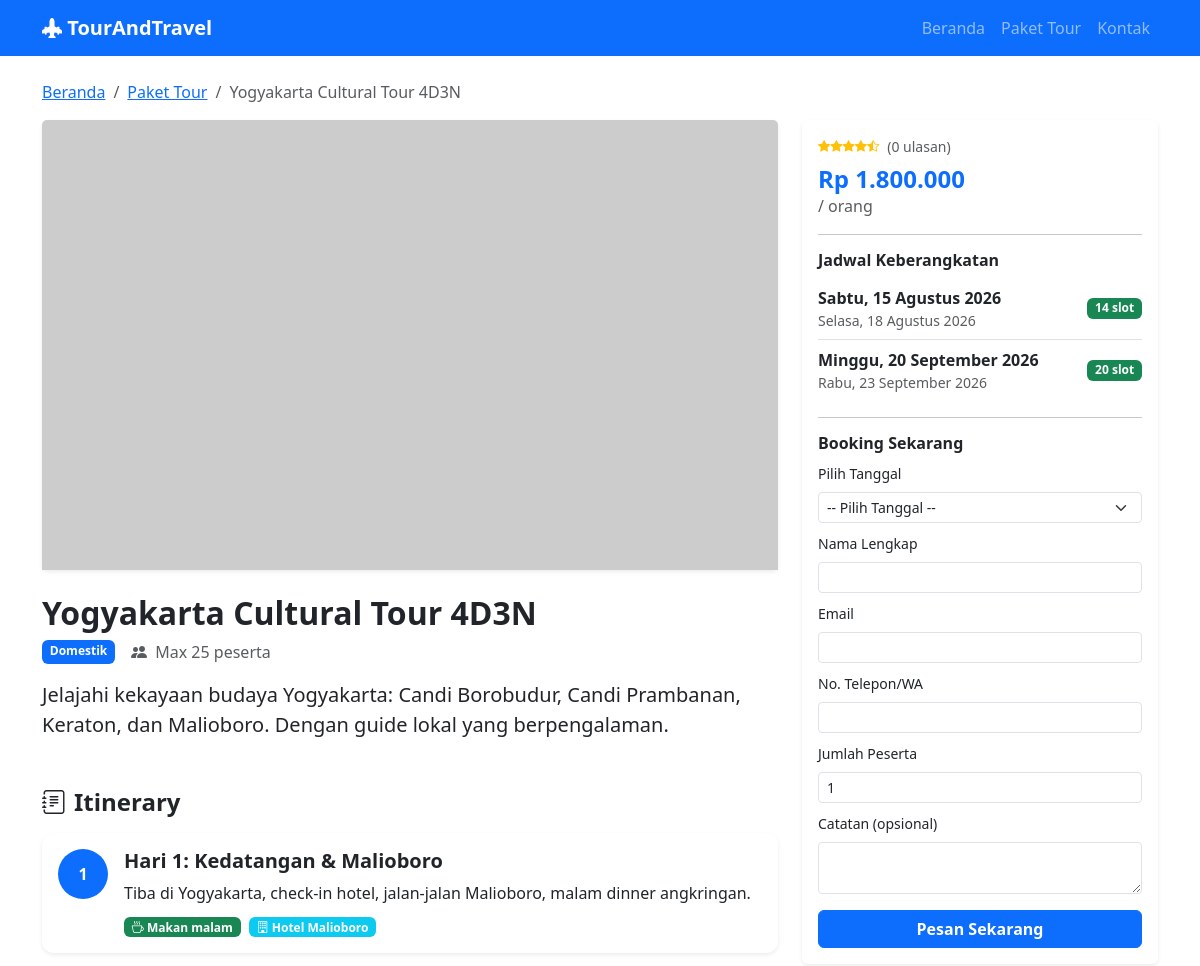
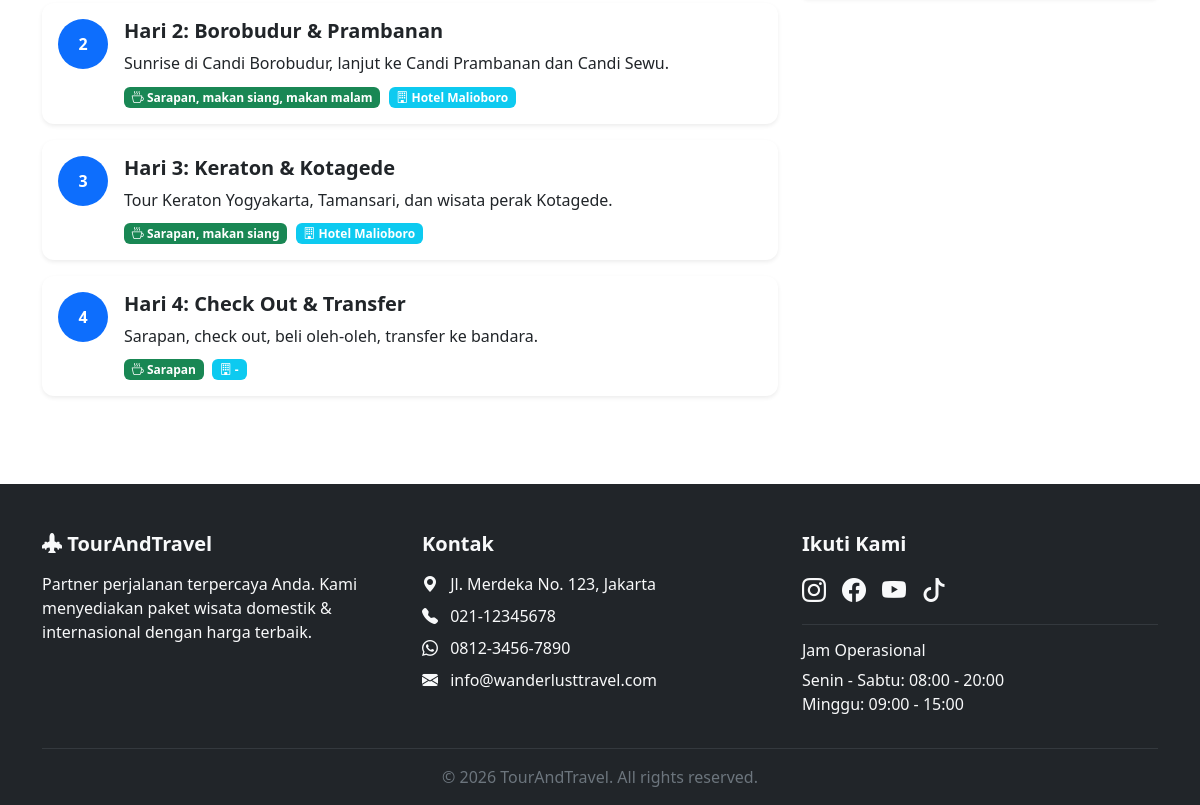
/tour-detail.php?slug=yogyakarta-cultural-tour-4d3n, run on the app's committed database (2 pictures, top to bottom).
### tables this page shows
CREATE TABLE IF NOT EXISTS tours (
    id INT AUTO_INCREMENT PRIMARY KEY,
    title VARCHAR(200) NOT NULL,
    slug VARCHAR(200) NOT NULL UNIQUE,
    category VARCHAR(100) NOT NULL,
    description TEXT,
    price DECIMAL(12,2) NOT NULL,
    original_price DECIMAL(12,2) DEFAULT NULL,
    max_participants INT NOT NULL DEFAULT 20,
    rating DECIMAL(2,1) DEFAULT 4.8,
    total_reviews INT DEFAULT 0,
    cover_image VARCHAR(255) DEFAULT NULL,
    wiki_image VARCHAR(255) DEFAULT NULL,
    is_active TINYINT(1) NOT NULL DEFAULT 1,
    created_at TIMESTAMP DEFAULT CURRENT_TIMESTAMP,
    updated_at TIMESTAMP DEFAULT CURRENT_TIMESTAMP ON UPDATE CURRENT_TIMESTAMP
);

CREATE TABLE IF NOT EXISTS itineraries (
    id INT AUTO_INCREMENT PRIMARY KEY,
    tour_id INT NOT NULL,
    day_number INT NOT NULL,
    title VARCHAR(200) NOT NULL,
    description TEXT,
    meals VARCHAR(200) DEFAULT NULL,
    accommodation VARCHAR(200) DEFAULT NULL,
    FOREIGN KEY (tour_id) REFERENCES tours(id) ON DELETE CASCADE
);

CREATE TABLE IF NOT EXISTS tour_dates (
    id INT AUTO_INCREMENT PRIMARY KEY,
    tour_id INT NOT NULL,
    departure_date DATE NOT NULL,
    return_date DATE NOT NULL,
    available_slots INT NOT NULL,
    is_active TINYINT(1) NOT NULL DEFAULT 1,
    FOREIGN KEY (tour_id) REFERENCES tours(id) ON DELETE CASCADE
);

### includes/db.php (called while the page is built, shortened)
<?php
class Database {
    private static $instance = null;
    private $conn;
    private function __construct() {
        try {
            $dsn = "mysql:host=" . DB_HOST . ";dbname=" . DB_NAME . ";charset=utf8mb4";
            $this->conn = new PDO($dsn, DB_USER, DB_PASS);
            $this->conn->setAttribute(PDO::ATTR_ERRMODE, PDO::ERRMODE_EXCEPTION);
            $this->conn->setAttribute(PDO::ATTR_DEFAULT_FETCH_MODE, PDO::FETCH_ASSOC);
            $this->conn->setAttribute(PDO::ATTR_EMULATE_PREPARES, false);
        } catch (PDOException $e) {
            die("Koneksi database gagal: " . $e->getMessage());
        }
    }
    public static function getInstance() {
        if (self::$instance === null) {
            self::$instance = new self();
        }
        return self::$instance;
    }
    public function getConnection() {
        return $this->conn;
    }
}
function db() {
    return Database::getInstance()->getConnection();
}
?>

### tour-detail.php (the view, shortened to what this page needs)
<?php
require_once 'includes/db.php';
require_once 'includes/functions.php';
$slug = $_GET['slug'] ?? '';
$tour = getTourBySlug($slug);
$tourDates = getTourDates($tour['id']);
$itineraries = getItineraries($tour['id']);
require_once 'includes/header.php';
?>
<div class="container py-4">
    <nav aria-label="breadcrumb" class="mb-3">
        <ol class="breadcrumb">
            <li class="breadcrumb-item"><a href="index.php">Beranda</a></li>
            <li class="breadcrumb-item"><a href="tours.php">Paket Tour</a></li>
            <li class="breadcrumb-item active"><?= e($tour['title']) ?></li>
        </ol>
    </nav>
    <div class="row">
        <div class="col-lg-8">
            <div class="card border-0 shadow-sm mb-4">
                <img src="<?= getTourImage($tour, 'large') ?>" onerror="this.src='<?= getTourImageFallback($tour, 'large') ?>'" class="card-img-top" style="max-height: 450px; object-fit: cover;" alt="<?= e($tour['title']) ?>">
            </div>
            <h2 class="fw-bold"><?= e($tour['title']) ?></h2>
            <div class="d-flex flex-wrap gap-3 mb-3">
                <span class="badge bg-primary"><?= e($tour['category']) ?></span>
                <span class="text-muted"><i class="bi bi-people-fill me-1"></i> Max <?= $tour['max_participants'] ?> peserta</span>
            </div>
            <p class="lead"><?= nl2br(e($tour['description'])) ?></p>
            <?php if (count($itineraries) > 0): ?>
            <h4 class="fw-bold mt-5 mb-3"><i class="bi bi-journal-text me-2"></i>Itinerary</h4>
            <div class="timeline">
                <?php foreach ($itineraries as $it): ?>
                <div class="card border-0 shadow-sm mb-3 itinerary-card">
                    <div class="card-body">
                        <div class="d-flex">
                            <div class="itinerary-day me-3 text-center">
                                <div class="bg-primary text-white rounded-circle d-flex align-items-center justify-content-center" style="width: 50px; height: 50px;">
                                    <strong><?= $it['day_number'] ?></strong>
                                </div>
                            </div>
                            <div class="flex-grow-1">
                                <h5 class="fw-semibold">Hari <?= $it['day_number'] ?>: <?= e($it['title']) ?></h5>
                                <p class="mb-2"><?= nl2br(e($it['description'])) ?></p>
                                <?php if ($it['meals']): ?>
                                    <span class="badge bg-success me-1"><i class="bi bi-cup-hot"></i> <?= e($it['meals']) ?></span>
                                <?php endif; ?>
                                <?php if ($it['accommodation']): ?>
                                    <span class="badge bg-info"><i class="bi bi-building"></i> <?= e($it['accommodation']) ?></span>
                                <?php endif; ?>
                            </div>
                        </div>
                    </div>
                </div>
                <?php endforeach; ?>
            </div>
            <?php endif; ?>
        </div>
        <div class="col-lg-4">
            <div class="card border-0 shadow-sm mb-4 sticky-top" style="top: 80px; z-index: 100;">
                <div class="card-body">
                    <div class="d-flex align-items-center gap-2 small mb-2">
                        <?= renderStars($tour['rating']) ?>
                        <span class="text-muted">(<?= $tour['total_reviews'] ?> ulasan)</span>
                    </div>
                    <h4 class="fw-bold text-primary mb-0"><?= formatRupiah($tour['price']) ?></h4>
                    <p class="text-muted">/ orang</p>
                    <?php if (count($tourDates) > 0): ?>
                    <hr>
                    <h6 class="fw-semibold">Jadwal Keberangkatan</h6>
                    <div class="mb-3">
                        <?php foreach ($tourDates as $td): ?>
                            <?php $sisa = getSisaSlot($td['id']); ?>
                            <div class="d-flex justify-content-between align-items-center py-2 border-bottom date-item">
                                <div>
                                    <strong><?= tglIndonesia($td['departure_date']) ?></strong>
                                    <span class="d-block small text-muted"><?= tglIndonesia($td['return_date']) ?></span>
                                </div>
                                <span class="badge <?= $sisa > 0 ? 'bg-success' : 'bg-danger' ?>">
                                    <?= $sisa > 0 ? "$sisa slot" : 'Penuh' ?>
                                </span>
                            </div>
                        <?php endforeach; ?>
                    </div>
                    <hr>
                    <h6 class="fw-semibold">Booking Sekarang</h6>
                    <form method="POST">
                        <div class="mb-2">
                            <label class="form-label small">Pilih Tanggal</label>
                            <select name="tour_date_id" class="form-select form-select-sm" required>
                                <option value="">-- Pilih Tanggal --</option>
                            </select>
                        </div>
                        <div class="mb-2">
                            <label class="form-label small">Nama Lengkap</label>
                            <input type="text" name="name" class="form-control form-control-sm" required>
                        </div>
                        <div class="mb-2">
                            <label class="form-label small">Email</label>
                            <input type="email" name="email" class="form-control form-control-sm" required>
                        </div>
                        <div class="mb-2">
                            <label class="form-label small">No. Telepon/WA</label>
                            <input type="text" name="phone" class="form-control form-control-sm" required>
                        </div>
                        <div class="mb-2">
                            <label class="form-label small">Jumlah Peserta</label>
                            <input type="number" name="participants" class="form-control form-control-sm" min="1" value="1" required>
                        </div>
                        <div class="mb-3">
                            <label class="form-label small">Catatan (opsional)</label>
                            <textarea name="notes" class="form-control form-control-sm" rows="2"></textarea>
                        </div>
                        <button type="submit" class="btn btn-primary w-100 fw-semibold">Pesan Sekarang</button>
                    </form>
                    <?php else: ?>
                    <div class="alert alert-warning py-2 small mb-0">
                        <i class="bi bi-exclamation-triangle me-1"></i> Belum ada jadwal keberangkatan tersedia
                    </div>
                    <?php endif; ?>
                </div>
            </div>
        </div>
    </div>
</div>
<?php require_once 'includes/footer.php'; ?>

### assets/css/style.css (style rules this page uses)
:root { --primary: #0d6efd; --primary-dark: #0b5ed7; }
.itinerary-card { border-radius: 12px; transition: transform 0.2s ease; }
.date-item:last-child { border-bottom: none !important; }

### data on the page
tours: title "Yogyakarta Cultural Tour 4D3N", category "Domestik", max_participants "25", description "Jelajahi kekayaan budaya Yogyakarta: Candi Borobudur, Candi Prambanan, Keraton, dan Malioboro. Dengan guide lokal yang berpengalaman.", total_reviews "0", price "Rp 1.800.000"
itineraries: day_number "1", title "Kedatangan & Malioboro", description "Tiba di Yogyakarta, check-in hotel, jalan-jalan Malioboro, malam dinner angkringan.", meals "Makan malam", accommodation "Hotel Malioboro"
itineraries: day_number "2", title "Borobudur & Prambanan", description "Sunrise di Candi Borobudur, lanjut ke Candi Prambanan dan Candi Sewu.", meals "Sarapan, makan siang, makan malam", accommodation "Hotel Malioboro"
itineraries: day_number "3", title "Keraton & Kotagede", description "Tour Keraton Yogyakarta, Tamansari, dan wisata perak Kotagede.", meals "Sarapan, makan siang", accommodation "Hotel Malioboro"
itineraries: day_number "4", title "Check Out & Transfer", description "Sarapan, check out, beli oleh-oleh, transfer ke bandara.", meals "Sarapan", accommodation "-"
tour_dates: departure_date "Sabtu, 15 Agustus 2026", return_date "Selasa, 18 Agustus 2026", sisa "14"
tour_dates: departure_date "Minggu, 20 September 2026", return_date "Rabu, 23 September 2026", sisa "20"

### other printed values
SITE_NAME "TourAndTravel"
